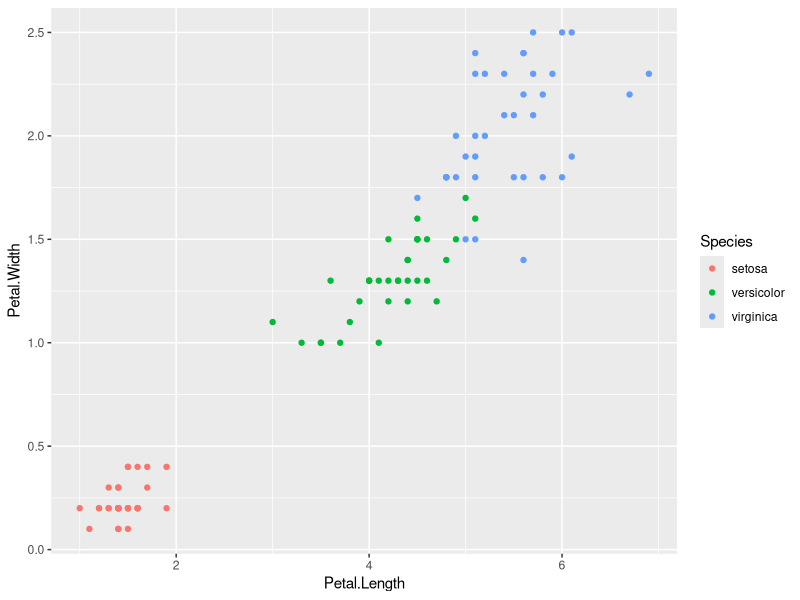
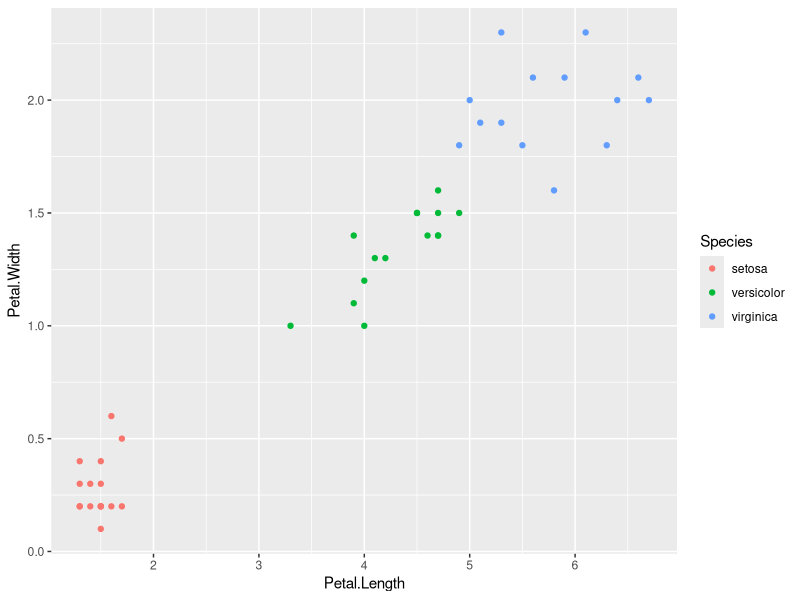
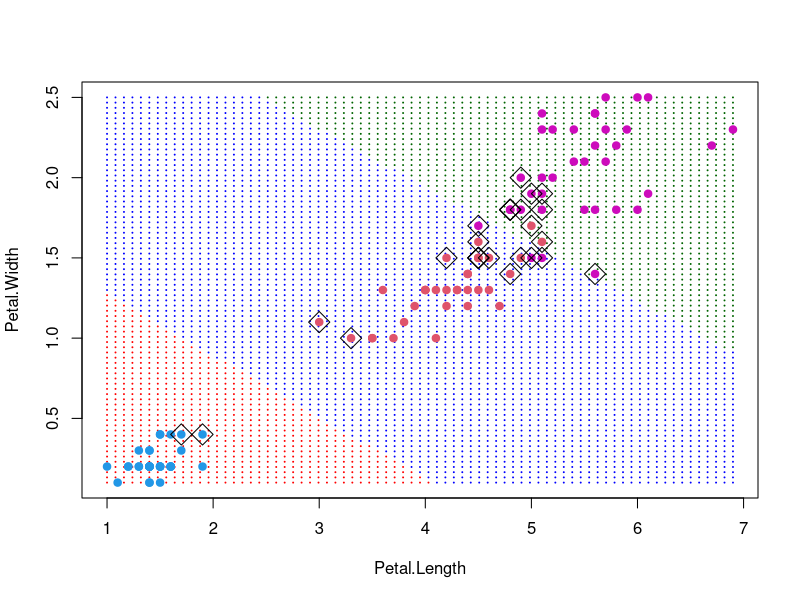
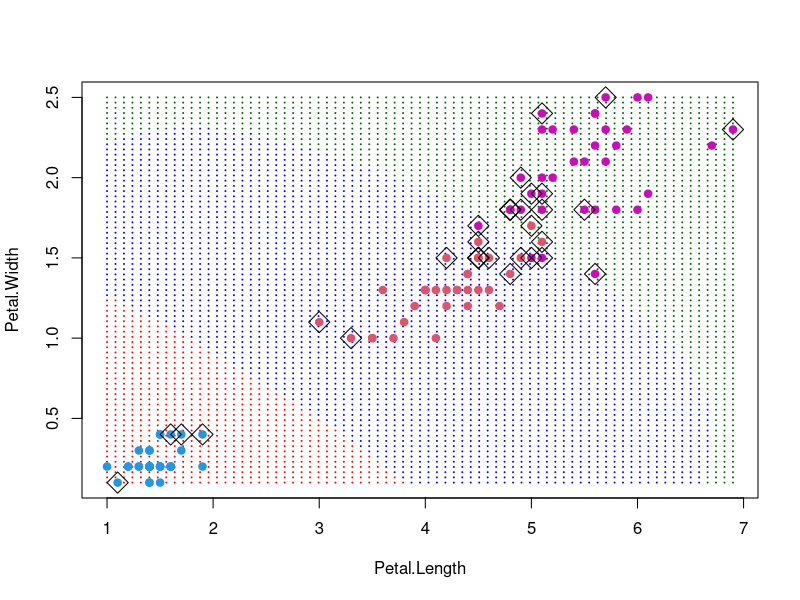
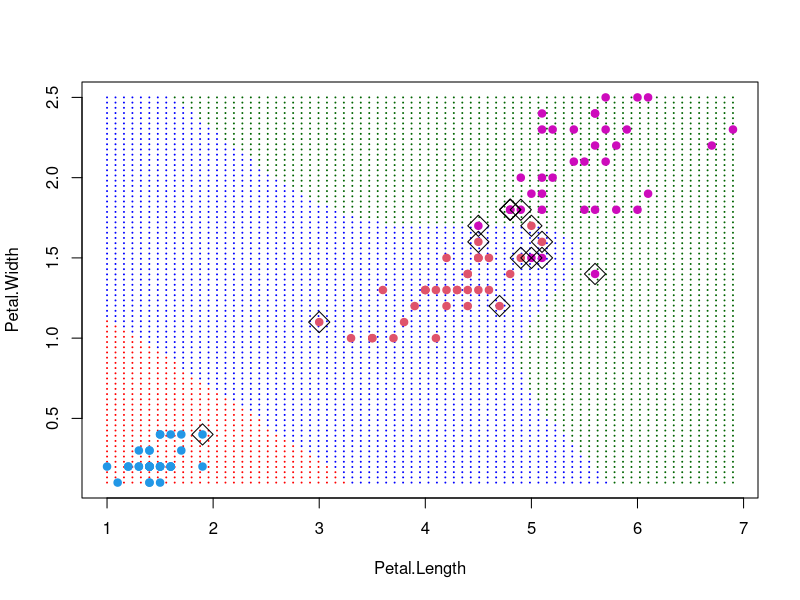

Write R code to recreate these figures, in order.
###############################
### Support Vector Machines ###
###         Review          ###
###############################


library(caret)
library(e1071)
library(GGally)


make.grid = function(X, n = 75) {
  grange = apply(X, 2, range)
  X1 = seq(from = grange[1,1], to = grange[2,1], length = n)
  X2 = seq(from = grange[1,2], to = grange[2,2], length = n)
  expand.grid(Petal.Length = X1, Petal.Width = X2)
}

plotBoundary <- function(X, Y, modelObject) {
  Y <- as.numeric(Y)
  Y[Y==2] <- -1
  
  xgrid = make.grid(X)
  ygrid = predict(modelObject, xgrid)
  
  plot(xgrid, col = c("red","blue","darkgreen")[as.numeric(ygrid)], pch = 20, cex = .2)
  points(X, col = Y + 3, pch = 19)
  points(X[modelObject$index,], pch = 5, cex = 2)
}


## take copy
dataset <- iris

# dataset$Species <- as.character(dataset$Species)
# # dataset <- dataset[-which(dataset$Species=="versicolor"),]
# dataset <- dataset[-which(dataset$Species=="setosa"),]
# dataset$Species <- as.factor(dataset$Species)

# ## split train/test
N <- nrow(dataset)
train.indexes <- sample(N,0.7*N)

train <- dataset[train.indexes,]
test <- dataset[-train.indexes,]

## feature plots
# ggpairs(dataset, ggplot2::aes(colour = dataset$Species))


ggplot(train, aes(x = Petal.Length, y = Petal.Width, colour = Species)) +
  geom_point()

ggplot(test, aes(x = Petal.Length, y = Petal.Width, colour = Species)) +
  geom_point()



#### train SVM model - linear kernel ####
svm.mod0 <- svm(Species ~ Petal.Length + Petal.Width, data = train, kernel = 'linear')

svm.mod0

X <- train[,c(3,4)]
Y <- train[,5]



### better decision boundary plot
plotBoundary(X,Y,svm.mod0)
##################


### predict for test data
test.pred <- predict(svm.mod0, test)

cm = as.matrix(table(Actual = test$Species, Predicted = test.pred))

cm

n = sum(cm) # number of instances
nc = nrow(cm) # number of classes
diagv = diag(cm) # number of correctly classified instances per class 
rowsums = apply(cm, 1, sum) # number of instances per class
colsums = apply(cm, 2, sum) # number of predictions per class
p = rowsums / n # distribution of instances over the actual classes
q = colsums / n # distribution of instances over the predicted 

accuracy <- sum(diagv)/n
accuracy

recall = diagv / rowsums 
precision = diagv / colsums
f1 = 2 * precision * recall / (precision + recall) 

svm.mod0.res <- data.frame(model="linear", precision, recall, f1)
svm.mod0.res

results <- svm.mod0.res

##################


#### train SVM model - radial kernel ####
svm.mod1 <- svm(Species ~ Petal.Length + Petal.Width, data = train, kernel = 'radial')

svm.mod1

X <- train[,c(3,4)]
Y <- train[,5]



### better decision boundary plot
plotBoundary(X,Y,svm.mod1)
##################


### predict for test data
test.pred <- predict(svm.mod1, test)

cm = as.matrix(table(Actual = test$Species, Predicted = test.pred))

cm

n = sum(cm) # number of instances
nc = nrow(cm) # number of classes
diagv = diag(cm) # number of correctly classified instances per class 
rowsums = apply(cm, 1, sum) # number of instances per class
colsums = apply(cm, 2, sum) # number of predictions per class
p = rowsums / n # distribution of instances over the actual classes
q = colsums / n # distribution of instances over the predicted 

accuracy <- sum(diagv)/n
accuracy

recall = diagv / rowsums 
precision = diagv / colsums
f1 = 2 * precision * recall / (precision + recall) 

svm.mod1.res <- data.frame(model = "radial", precision, recall, f1)
svm.mod1.res


results <- rbind(results,svm.mod1.res)

##################


#### train SVM model - ploynomial kernel ####

gamma.range <- seq(.1,10,.1)
gamma.range

tuned.svm <- tune.svm(Species~Petal.Length+Petal.Width, data = train, kernel = 'polynomial', gamma = gamma.range)
tuned.svm

gamma <- tuned.svm$best.parameters$gamma

svm.mod2 <- svm(Species ~ Petal.Length + Petal.Width, data = train, kernel = 'polynomial', gamma = gamma)


X <- train[,c(3,4)]
Y <- train[,5]



### better decision boundary plot
plotBoundary(X,Y,svm.mod2)
##################


### predict for test data
test.pred <- predict(svm.mod2, test)

cm = as.matrix(table(Actual = test$Species, Predicted = test.pred))

cm

n = sum(cm) # number of instances
nc = nrow(cm) # number of classes
diagv = diag(cm) # number of correctly classified instances per class 
rowsums = apply(cm, 1, sum) # number of instances per class
colsums = apply(cm, 2, sum) # number of predictions per class
p = rowsums / n # distribution of instances over the actual classes
q = colsums / n # distribution of instances over the predicted 

accuracy <- sum(diagv)/n
accuracy

recall = diagv / rowsums 
precision = diagv / colsums
f1 = 2 * precision * recall / (precision + recall) 

svm.mod2.res <- data.frame(model = "polynomial", precision, recall, f1)
svm.mod2.res


results <- rbind(results,svm.mod2.res)
##################

results
